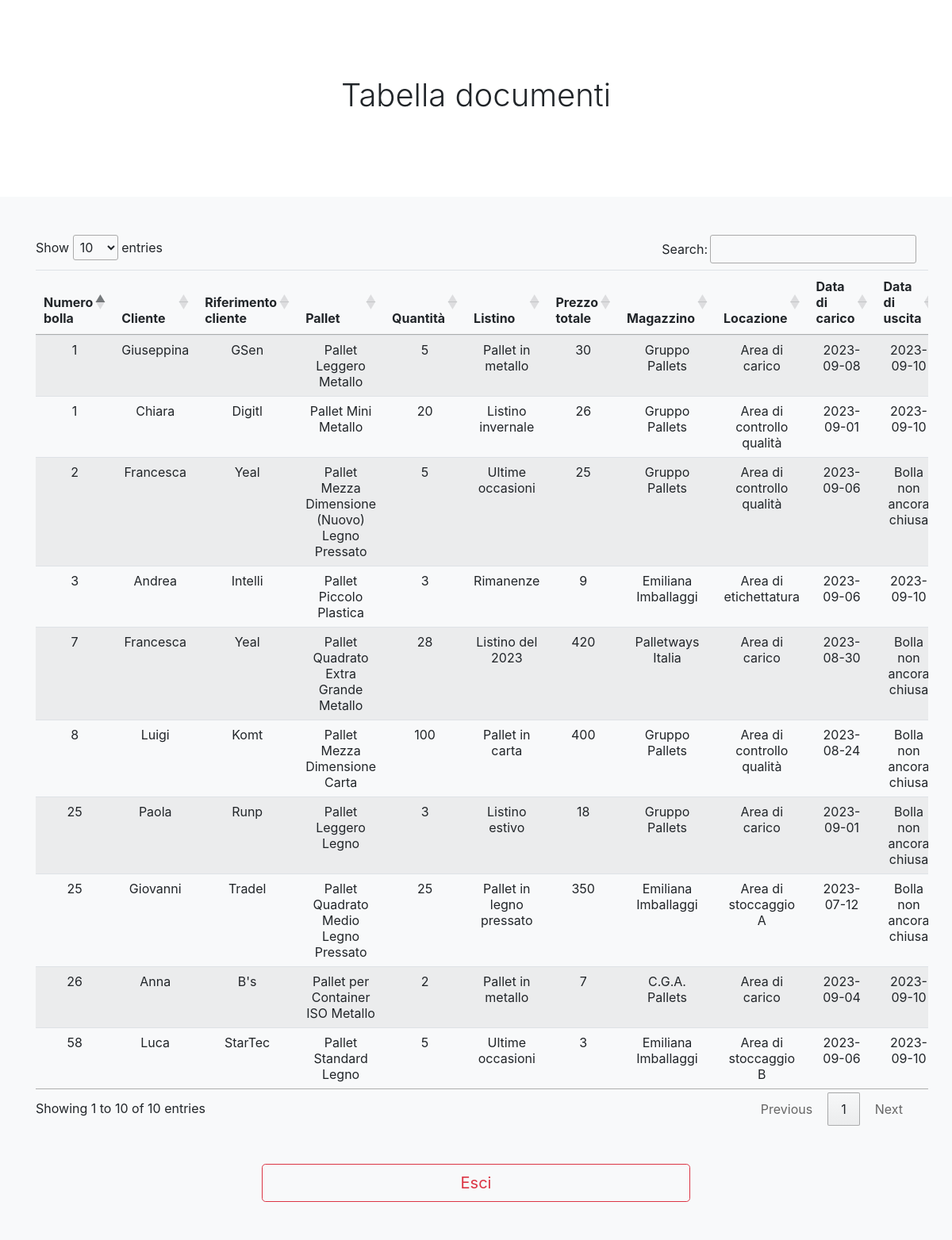
Page /progetto_db/gestione_documenti/tabella_documenti.php (signed in) on the committed database.
### tables this page shows
CREATE TABLE `documenti` (
  `id_documento` int NOT NULL,
  `id_cliente` int DEFAULT NULL,
  `id_pallet` int NOT NULL,
  `quantita_pallet` int DEFAULT NULL,
  `numero_bolla` varchar(255) DEFAULT NULL,
  `data_carico` date DEFAULT NULL,
  `id_locazione` int DEFAULT NULL,
  `id_magazzino` int DEFAULT NULL,
  `id_listino` int DEFAULT NULL,
  `prezzo_listino` double NOT NULL,
  `prezzo_totale` double DEFAULT NULL,
  `id_riferimento` int DEFAULT NULL,
  `data_uscita` date DEFAULT NULL,
  `stato` int NOT NULL DEFAULT '1',
  `timestamp` timestamp NOT NULL DEFAULT CURRENT_TIMESTAMP
);

CREATE TABLE `clienti` (
  `id_cliente` int NOT NULL,
  `nome` varchar(100) DEFAULT NULL,
  `cognome` varchar(100) DEFAULT NULL,
  `sesso` varchar(10) DEFAULT NULL,
  `indirizzo` varchar(255) DEFAULT NULL,
  `citta` varchar(255) DEFAULT NULL,
  `provincia` varchar(100) DEFAULT NULL,
  `cap` varchar(255) DEFAULT NULL,
  `numero_telefono` varchar(50) DEFAULT NULL,
  `partita_iva` varchar(255) DEFAULT NULL,
  `numero_fax` varchar(50) DEFAULT NULL,
  `email` varchar(100) DEFAULT NULL
);

CREATE TABLE `riferimenti` (
  `id_riferimento` int NOT NULL,
  `azienda` varchar(255) DEFAULT NULL,
  `id_cliente` int DEFAULT NULL
);

CREATE TABLE `pallet` (
  `id_pallet` int NOT NULL,
  `nominativo` varchar(255) DEFAULT NULL,
  `id_dimensione` int NOT NULL,
  `id_materiale` int NOT NULL,
  `peso_massimo` int NOT NULL
);

CREATE TABLE `listini` (
  `id_listino` int NOT NULL,
  `titolo` varchar(255) DEFAULT NULL
);

CREATE TABLE `magazzini` (
  `id_magazzino` int NOT NULL,
  `denominazione` varchar(255) DEFAULT NULL,
  `indirizzo` varchar(255) DEFAULT NULL,
  `citta` varchar(255) DEFAULT NULL,
  `cap` varchar(5) DEFAULT NULL,
  `provincia` varchar(2) NOT NULL
);

CREATE TABLE `locazioni` (
  `id_locazione` int NOT NULL,
  `area` text,
  `id_magazzino` int DEFAULT NULL
);

### progetto_db/query/query-tabella_documenti.php (called while the page is built, shortened)
<?php
$sq = "SELECT * FROM documenti de
	   LEFT JOIN clienti c ON de.id_cliente = c.id_cliente
	   LEFT JOIN pallet p ON de.id_pallet = p.id_pallet
	   LEFT JOIN locazioni l ON de.id_locazione = l.id_locazione
	   LEFT JOIN magazzini m ON de.id_magazzino = m.id_magazzino
	   LEFT JOIN listini li ON de.id_listino = li.id_listino
	   LEFT JOIN riferimenti r ON de.id_riferimento = r.id_riferimento; ";
$result = mysqli_query($conn,$sq);
?>

### progetto_db/gestione_documenti/tabella_documenti.php (the view, shortened to what this page needs)
<html>
  <?php
  $jump_sub_folder = "../";
  include($jump_sub_folder . 'librerie/riferimenti_css_bootstrap.php');
  include($jump_sub_folder. 'query/query-tabella_documenti.php');
  ?>
  <body>
    <main role="main">
      <section class="jumbotron text-center">
        <div class="container">
          <h1>Tabella documenti</h1>
        </div>
      </section>
      <div class="album py-5 bg-light">
        <div class="container">
          <div class="row">
            <div class="col-md-12 table-responsive">
              <table class="table table-striped text-center" id="tabellaDocumenti">
                <thead>
                  <tr>
                    <th>Numero bolla</th>
                    <th>Cliente</th>
                    <th>Riferimento cliente</th>
                    <th>Pallet</th>
                    <th>Quantità</th>
                    <th>Listino</th>
                    <th>Prezzo totale</th>
                    <th>Magazzino</th>
                    <th>Locazione</th>
                    <th>Data di carico</th>
                    <th>Data di uscita</th>
                  </tr>
                </thead>
                <tbody>
                  <?php while($row = mysqli_fetch_assoc($result)){ ?>
                  <tr>
                    <td> <?php echo $row['numero_bolla']; ?> </td>
                    <td> <?php echo $row['nome']; ?> </td>
                    <td> <?php echo $row['azienda']; ?> </td>
                    <td> <?php echo $row['nominativo']; ?> </td>
                    <td> <?php echo $row['quantita_pallet']; ?> </td>
                    <td> <?php echo $row['titolo']; ?> </td>
                    <td> <?php echo $row['prezzo_totale']; ?> </td>
                    <td> <?php echo $row['denominazione']; ?> </td>
                    <td> <?php echo $row['area']; ?> </td>
                    <td class="data_ingresso"> <?php echo $row['data_carico']; ?> </td>
                    <td class="data_uscita">
                      <?php
                      	if ($row['data_uscita']) {
                        	echo $row['data_uscita'];
                        } else {
                        	echo "Bolla non ancora chiusa";
                       	}
                      ?>
                    </td>
                  </tr>
                  <?php } ?>
                </tbody>
              </table>
            </div>
          </div>
          <br>
          <br>
          <div class="row">
            <div class="col-md-3">
            </div>
            <div class="col-md-6 text-center">
              <a href='gestione_documenti.php' id="example" type="button" class="btn btn-outline-danger btn-block btn-lg" data-toggle="tooltip" data-placement="bottom">
                Esci
              </a>
            </div>
            <div class="col-md-3">
            </div>
          </div>
        </div>
      </div>
    </main>
  </body>
</html>

### progetto_db/librerie/css/album.css (style rules this page uses)
.jumbotron { padding-top: 3rem; padding-bottom: 3rem; margin-bottom: 0; background-color: #fff; }
@media (min-width: 768px) { .jumbotron { padding-top: 6rem; padding-bottom: 6rem; } }
.jumbotron h1 { font-weight: 300; }
.jumbotron .container { max-width: 40rem; }

### rows in the picture
documenti: numero_bolla "7", id_cliente.nome "Francesca", id_riferimento.azienda "Yeal", id_pallet.nominativo "Pallet Quadrato Extra Grande Metallo", quantita_pallet "28", id_listino.titolo "Listino del 2023", prezzo_totale "420", id_magazzino.denominazione "Palletways Italia", id_locazione.area "Area di carico", data_carico "2023-08-30", shows "Bolla non"
documenti: numero_bolla "58", id_cliente.nome "Luca", id_riferimento.azienda "StarTec", id_pallet.nominativo "Pallet Standard Legno", quantita_pallet "5", id_listino.titolo "Ultime occasioni", prezzo_totale "3", id_magazzino.denominazione "Emiliana Imballaggi", id_locazione.area "Area di stoccaggio B", data_carico "2023-09-06", data_uscita "2023-09-10"
documenti: numero_bolla "1", id_cliente.nome "Giuseppina", id_riferimento.azienda "GSen", id_pallet.nominativo "Pallet Leggero Metallo", quantita_pallet "5", id_listino.titolo "Pallet in metallo", prezzo_totale "30", id_magazzino.denominazione "Gruppo Pallets", id_locazione.area "Area di carico", data_carico "2023-09-08", data_uscita "2023-09-10"
documenti: numero_bolla "25", id_cliente.nome "Paola", id_riferimento.azienda "Runp", id_pallet.nominativo "Pallet Leggero Legno", quantita_pallet "3", id_listino.titolo "Listino estivo", prezzo_totale "18", id_magazzino.denominazione "Gruppo Pallets", id_locazione.area "Area di carico", data_carico "2023-09-01", shows "Bolla non"
documenti: numero_bolla "1", id_cliente.nome "Chiara", id_riferimento.azienda "Digitl", id_pallet.nominativo "Pallet Mini Metallo", quantita_pallet "20", id_listino.titolo "Listino invernale", prezzo_totale "26", id_magazzino.denominazione "Gruppo Pallets", id_locazione.area "Area di controllo qualità", data_carico "2023-09-01", data_uscita "2023-09-10"
documenti: numero_bolla "26", id_cliente.nome "Anna", id_riferimento.azienda "B's", id_pallet.nominativo "Pallet per Container ISO Metallo", quantita_pallet "2", id_listino.titolo "Pallet in metallo", prezzo_totale "7", id_magazzino.denominazione "C.G.A. Pallets", id_locazione.area "Area di carico", data_carico "2023-09-04", data_uscita "2023-09-10"
documenti: numero_bolla "8", id_cliente.nome "Luigi", id_riferimento.azienda "Komt", id_pallet.nominativo "Pallet Mezza Dimensione Carta", quantita_pallet "100", id_listino.titolo "Pallet in carta", prezzo_totale "400", id_magazzino.denominazione "Gruppo Pallets", id_locazione.area "Area di controllo qualità", data_carico "2023-08-24", shows "Bolla non"
documenti: numero_bolla "2", id_cliente.nome "Francesca", id_riferimento.azienda "Yeal", id_pallet.nominativo "Pallet Mezza Dimensione (Nuovo) Legno Pressato", quantita_pallet "5", id_listino.titolo "Ultime occasioni", prezzo_totale "25", id_magazzino.denominazione "Gruppo Pallets", id_locazione.area "Area di controllo qualità", data_carico "2023-09-06", shows "Bolla non"
documenti: numero_bolla "3", id_cliente.nome "Andrea", id_riferimento.azienda "Intelli", id_pallet.nominativo "Pallet Piccolo Plastica", quantita_pallet "3", id_listino.titolo "Rimanenze", prezzo_totale "9", id_magazzino.denominazione "Emiliana Imballaggi", id_locazione.area "Area di etichettatura", data_carico "2023-09-06", data_uscita "2023-09-10"
documenti: numero_bolla "25", id_cliente.nome "Giovanni", id_riferimento.azienda "Tradel", id_pallet.nominativo "Pallet Quadrato Medio Legno Pressato", quantita_pallet "25", id_listino.titolo "Pallet in legno pressato", prezzo_totale "350", id_magazzino.denominazione "Emiliana Imballaggi", id_locazione.area "Area di stoccaggio A", data_carico "2023-07-12", shows "Bolla non"
